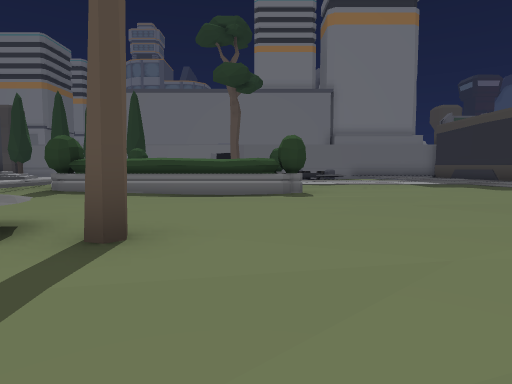
view 1 (above)

20 first-person views from a walk through a 3-D level made in the Unity game engine. The camera is 1.5 m above the floor, tilts 4° down and sees 75° across. The floor is counted in squares, 2 m on a side. Each view is taken from the middle of a square. On the plan, view 1 faces up. The plan holds only what a view shows up to about 11 squares ahead; the rest is blank. The place goes on beyond the plan. Door leaves are left out, so doorways stand open. Some surface patterns are stand-ins.

view 2
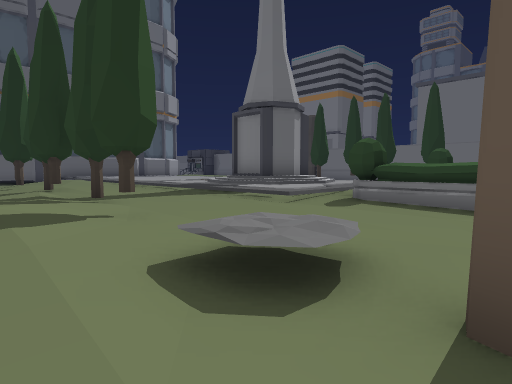

view 3
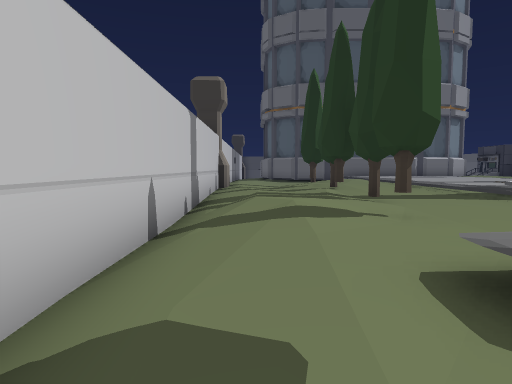

view 4
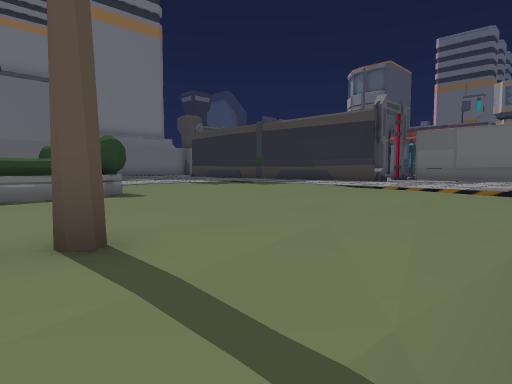

view 5
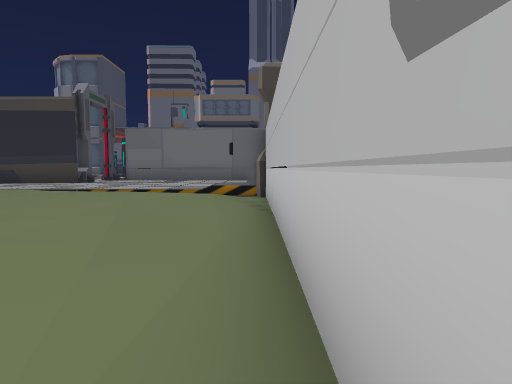

view 6
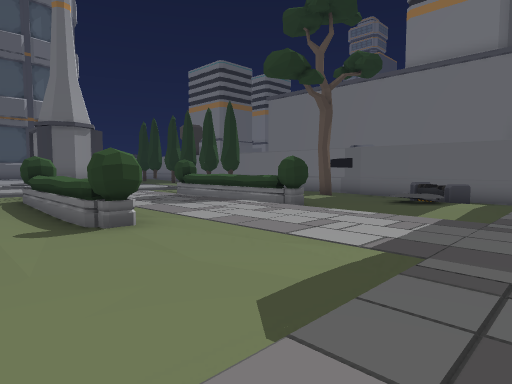

view 7
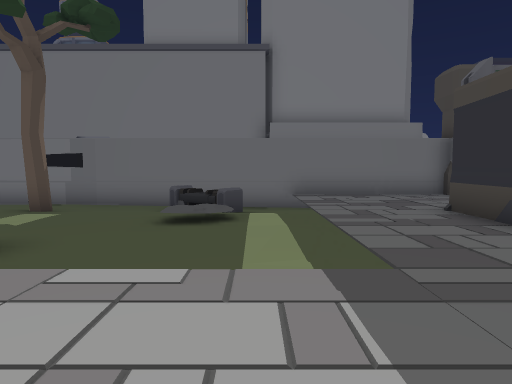

view 8
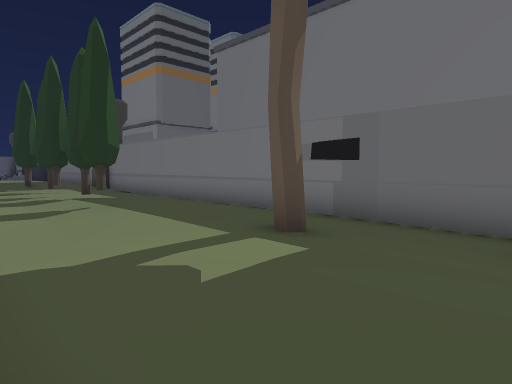

view 9
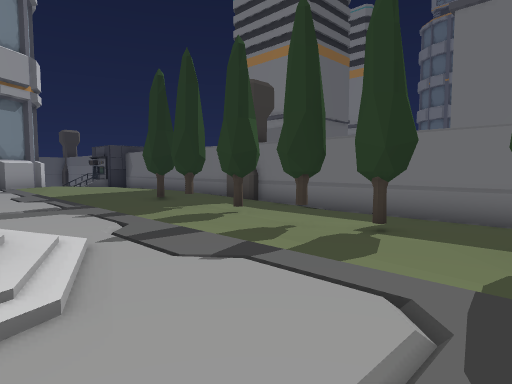

view 10
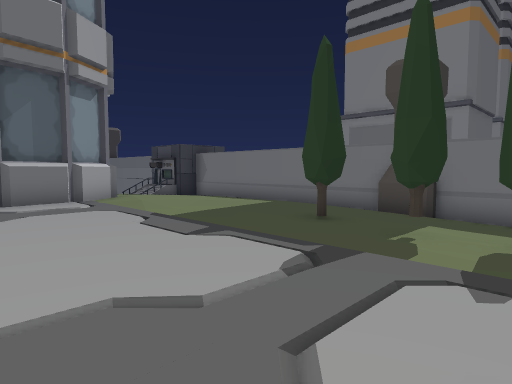

view 11
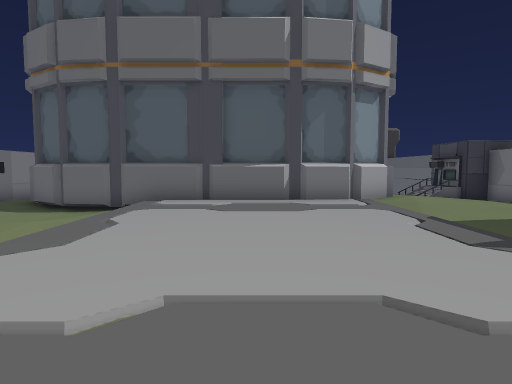

view 12
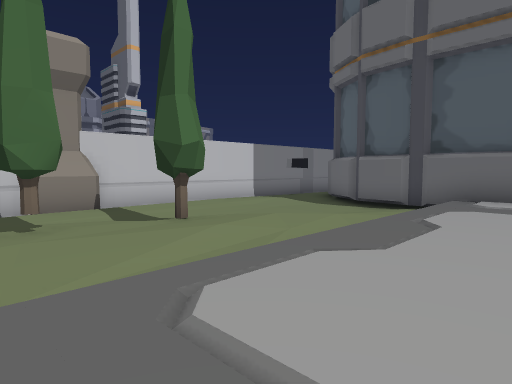

view 13
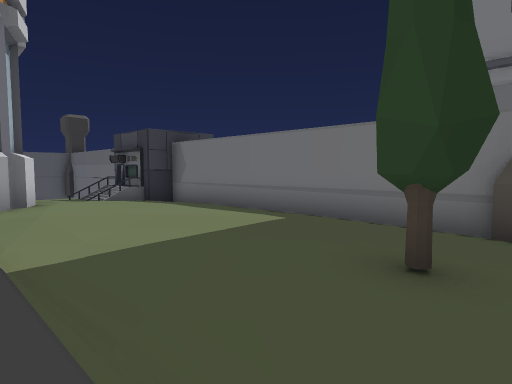

view 14
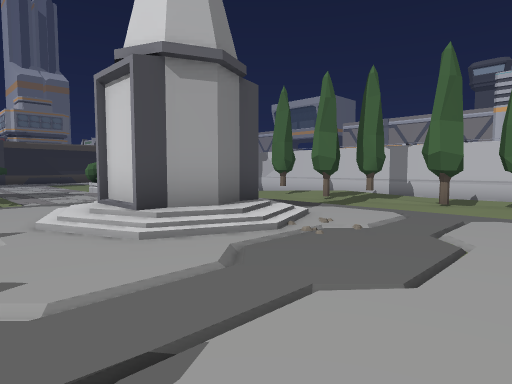

view 15
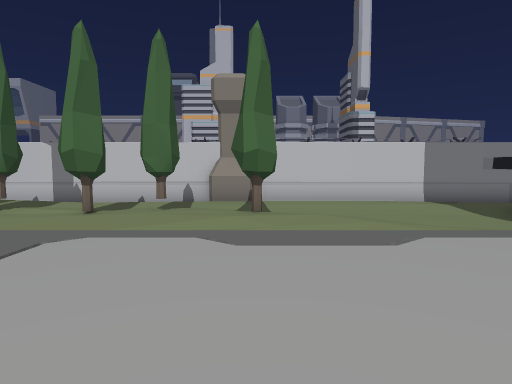

view 16
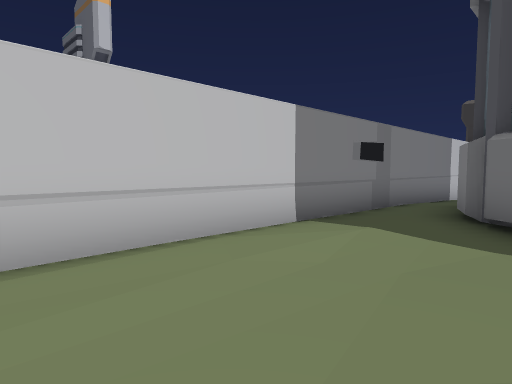

view 17
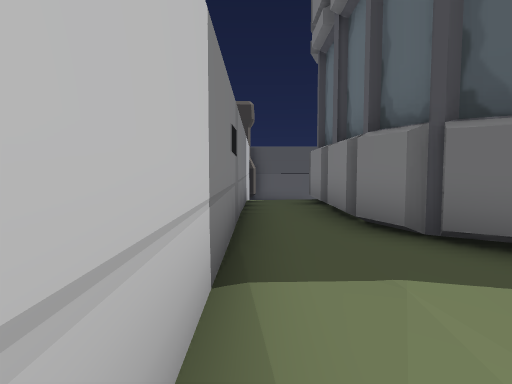

view 18
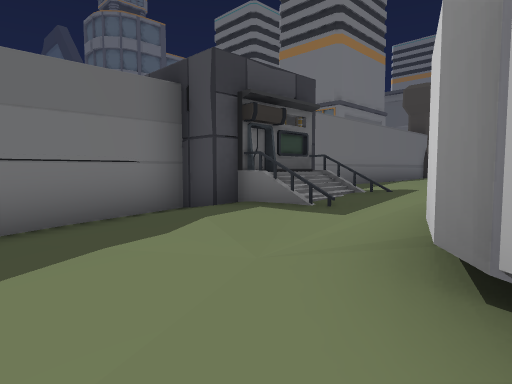

view 19
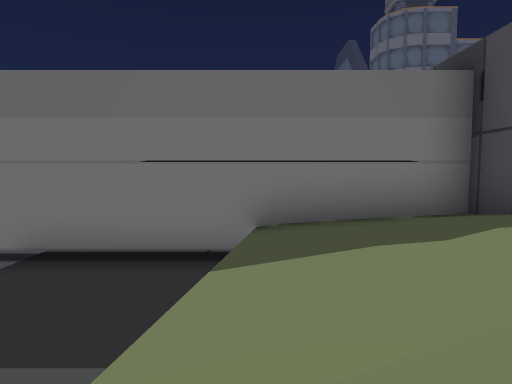

view 20
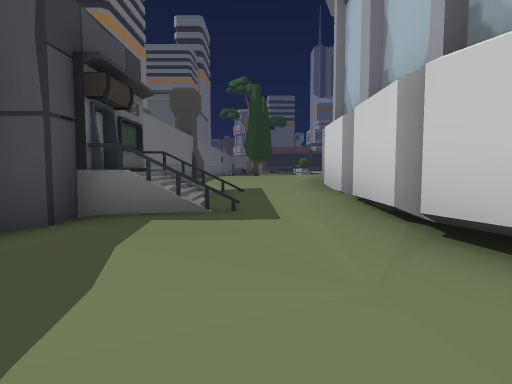

### Floor plan
Key: @ floor where view 1 was taken; # wall or solid block; . main floor; : floor 0.25 m higher than the main floor; - floor 0.25 m lower than the main floor; + floor 0.5 m higher than the main floor; _ floor 0.5 m lower than the main floor; * floor 0.75 m higher than the main floor; / step, stairs or slope; = window, fence, low wall or low ledge; ^ raised ledge; v drop or lower ground; T tree; O other object.
Columns run from 30 left of view 1 to 10 right of it. Each row starts with its distance up from view 1.
 18 #########################################
 17 vvv_/OOO/...//////.-------------O__=::::
 16 vv/////O/:::::::....---.....----OO//::::
 15 vv//--./::::::::T.T.TT.T.T...T...O//:::
 14  v////.:::+++::::........-......./:/::O
 13   //######+++::.........------.../:/::#
 12          ##//+++///+//////O---.O..:/::#
 11           #+++++++//////+/O==^^O.../::#
 10           # +/++++///##///::::::::::::
  9           #=+/++++/+*##// :::::::::::
  8           #+//++++///##///  ////////:
  7           #+/++//+//+//+//Ovvv#O..:::
  6           #///////////////.........:::#
  5           #////::::................/::O
  4           #-////::::.............../::::#
  3          ##---//T:TT.T.T.T.//T...../::::#
  2     ######-------/....:::../O------/::::#
  1    _--....../-.......///////--/-//////::#
  0    _/////-..////##////////////@/////////#
 -1    ###################################

Where each view was taken, in squares from view 1:
view 1: 0 up, 0 right, facing up
view 2: 1 up, 1 left, facing up-left
view 3: 1 up, 1 left, facing left
view 4: 0 up, 2 left, facing up-right
view 5: 0 up, 1 left, facing right
view 6: 5 up, 6 right, facing up-left
view 7: 8 up, 4 right, facing up
view 8: 12 up, 2 right, facing up-left
view 9: 10 up, 5 left, facing up-left
view 10: 9 up, 10 left, facing up-left
view 11: 9 up, 10 left, facing left
view 12: 8 up, 11 left, facing down-left
view 13: 12 up, 13 left, facing up-left
view 14: 12 up, 13 left, facing down-right
view 15: 10 up, 14 left, facing down
view 16: 3 up, 15 left, facing down-left
view 17: 0 up, 17 left, facing left
view 18: 13 up, 28 left, facing up-right
view 19: 13 up, 28 left, facing up
view 20: 15 up, 28 left, facing right
